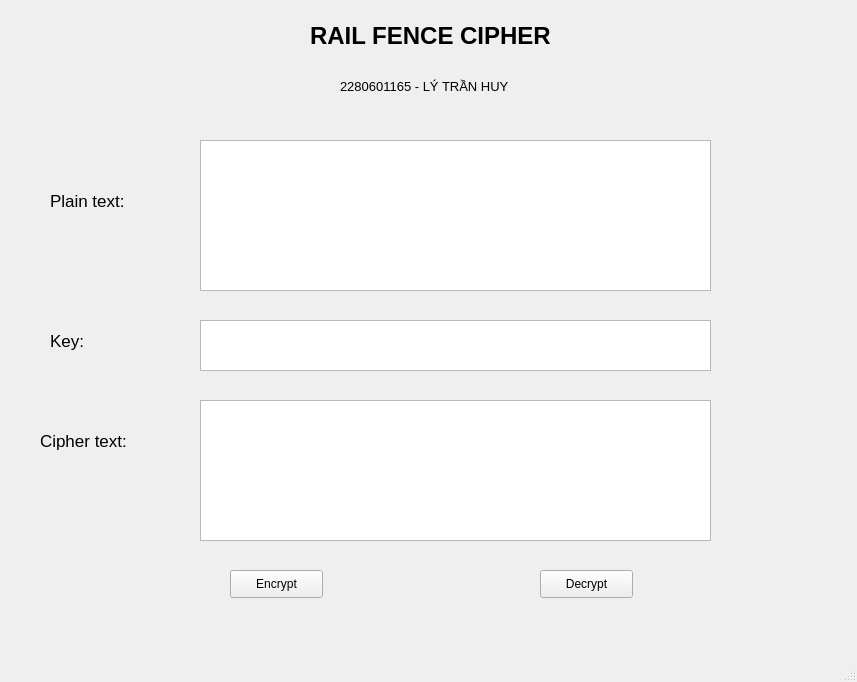
<?xml version="1.0" encoding="UTF-8"?>
<ui version="4.0">
 <class>RailFence</class>
 <widget class="QMainWindow" name="RailFence">
  <property name="geometry">
   <rect>
    <x>0</x>
    <y>0</y>
    <width>857</width>
    <height>682</height>
   </rect>
  </property>
  <property name="windowTitle">
   <string>Rail Fence Cipher</string>
  </property>
  <widget class="QWidget" name="centralwidget">
   <widget class="QLabel" name="label_3">
    <property name="geometry">
     <rect>
      <x>50</x>
      <y>190</y>
      <width>111</width>
      <height>21</height>
     </rect>
    </property>
    <property name="font">
     <font>
      <pointsize>13</pointsize>
     </font>
    </property>
    <property name="text">
     <string>Plain text:</string>
    </property>
   </widget>
   <widget class="QTextEdit" name="textBrowser">
    <property name="geometry">
     <rect>
      <x>200</x>
      <y>140</y>
      <width>511</width>
      <height>151</height>
     </rect>
    </property>
   </widget>
   <widget class="QTextEdit" name="textBrowser_2">
    <property name="geometry">
     <rect>
      <x>200</x>
      <y>320</y>
      <width>511</width>
      <height>51</height>
     </rect>
    </property>
   </widget>
   <widget class="QTextEdit" name="textBrowser_3">
    <property name="geometry">
     <rect>
      <x>200</x>
      <y>400</y>
      <width>511</width>
      <height>141</height>
     </rect>
    </property>
   </widget>
   <widget class="QLabel" name="label_4">
    <property name="geometry">
     <rect>
      <x>50</x>
      <y>330</y>
      <width>121</width>
      <height>21</height>
     </rect>
    </property>
    <property name="font">
     <font>
      <pointsize>13</pointsize>
     </font>
    </property>
    <property name="text">
     <string>Key:</string>
    </property>
   </widget>
   <widget class="QPushButton" name="pushButton">
    <property name="geometry">
     <rect>
      <x>230</x>
      <y>570</y>
      <width>93</width>
      <height>28</height>
     </rect>
    </property>
    <property name="text">
     <string>Encrypt</string>
    </property>
   </widget>
   <widget class="QPushButton" name="pushButton_2">
    <property name="geometry">
     <rect>
      <x>540</x>
      <y>570</y>
      <width>93</width>
      <height>28</height>
     </rect>
    </property>
    <property name="text">
     <string>Decrypt</string>
    </property>
   </widget>
   <widget class="QLabel" name="label_2">
    <property name="geometry">
     <rect>
      <x>340</x>
      <y>76</y>
      <width>231</width>
      <height>20</height>
     </rect>
    </property>
    <property name="font">
     <font>
      <pointsize>10</pointsize>
     </font>
    </property>
    <property name="text">
     <string>2280601165 - LÝ TRẦN HUY</string>
    </property>
   </widget>
   <widget class="QLabel" name="label_5">
    <property name="geometry">
     <rect>
      <x>40</x>
      <y>430</y>
      <width>121</width>
      <height>21</height>
     </rect>
    </property>
    <property name="font">
     <font>
      <pointsize>13</pointsize>
     </font>
    </property>
    <property name="text">
     <string>Cipher text:</string>
    </property>
   </widget>
   <widget class="QLabel" name="label">
    <property name="geometry">
     <rect>
      <x>310</x>
      <y>20</y>
      <width>321</width>
      <height>31</height>
     </rect>
    </property>
    <property name="font">
     <font>
      <pointsize>18</pointsize>
      <weight>75</weight>
      <bold>true</bold>
     </font>
    </property>
    <property name="text">
     <string>RAIL FENCE CIPHER</string>
    </property>
   </widget>
  </widget>
  <widget class="QMenuBar" name="menubar">
   <property name="geometry">
    <rect>
     <x>0</x>
     <y>0</y>
     <width>857</width>
     <height>26</height>
    </rect>
   </property>
  </widget>
  <widget class="QStatusBar" name="statusbar"/>
 </widget>
 <resources/>
 <connections/>
</ui>
